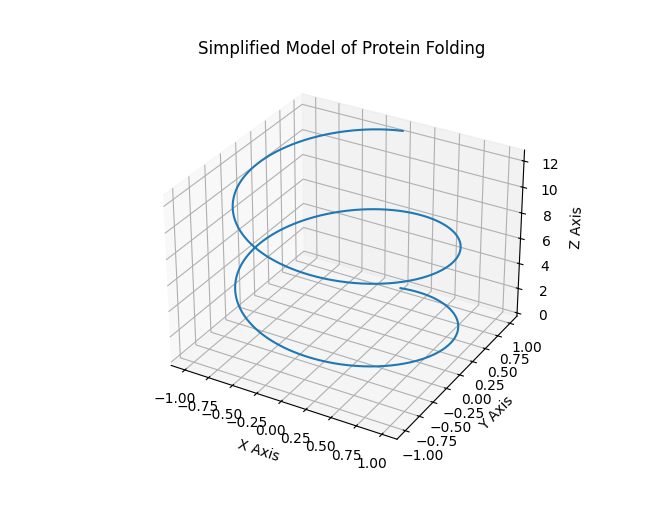

Write the Python code that produced this figure.
# Re-importing necessary libraries and redefining the function and data for the 3D protein folding model, as the previous execution state was reset.

import numpy as np
import matplotlib.pyplot as plt
from mpl_toolkits.mplot3d import Axes3D

# Simplified model for protein folding
def protein_folding_model(t):
    # Creating a 3D helical structure to represent a protein
    x = np.sin(t)
    y = np.cos(t)
    z = t
    return x, y, z

# Time array representing the sequence of amino acids
t = np.linspace(0, 4 * np.pi, 1000)

# Get the coordinates for the protein folding model
x, y, z = protein_folding_model(t)

# Plotting
fig = plt.figure(figsize=(10, 8))
ax = fig.add_subplot(111, projection='3d')

# Protein Folding Plot
ax.plot(x, y, z)
ax.set_title("Simplified Model of Protein Folding")
ax.set_xlabel("X Axis")
ax.set_ylabel("Y Axis")
ax.set_zlabel("Z Axis")

plt.show()
